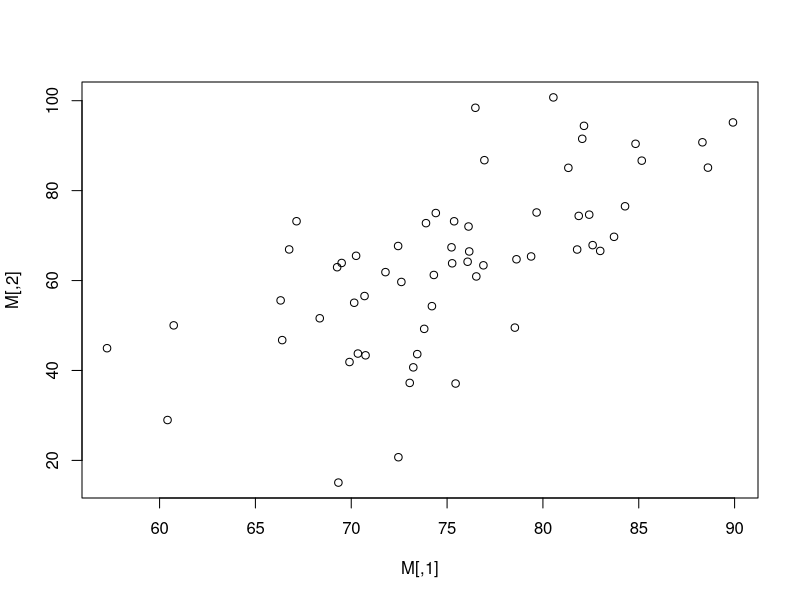

Recreate this plot in R.
# Aufgabe 1

library(mvtnorm)

mu <- c(75, 62)
(sigma <- matrix(c(10^2, 0.76*10*20, 0.76*10*20, 20^2), nrow = 2))

(n <- rpois(1, 60))
(n <- n - sum(sample(0:1, size = n, prob = c(0.95, 0.05), replace = T)))
M <- matrix(NA, nrow = n, ncol = 2)
for ( i in 1:n){
    M[i,] <- rmvnorm(1, mean = mu, sigma = sigma)
}

plot(M)

#--------------------------------

n <- 10000
v <- rep(NA, n)

mu <- c(75, 62)
(sigma <- matrix(c(10^2, 0.76*10*20, 0.76*10*20, 20^2), nrow = 2))

for (i in 1:n){
  v[i] <- rowSums(rmvnorm(1, mean = mu, sigma = sigma))
}

quantile(v, 0.75)

#--------------------------------

n <- 10000
M <- matrix(NA, nrow = n, ncol = 2)


mu <- c(75, 62)
(sigma <- matrix(c(10^2, 0.76*10*20, 0.76*10*20, 20^2), nrow = 2))

for (i in 1:n){
  M[i,] <- rmvnorm(1, mean = mu, sigma = sigma)
}

count_threshold <- function(m) {
  count <- 0
  for (i in 1:nrow(m)) {
    if (m[i, 1] >= 85 & m[i, 2] >= 70) {
      count <- count + 1
    }
  }
  return(count)
}

count_threshold(M) / n

#--------------------------------

n <- 10000
M <- matrix(NA, nrow = n, ncol = 2)


mu <- c(75, 62)
(sigma <- matrix(c(10^2, 0.76*10*20, 0.76*10*20, 20^2), nrow = 2))

for (i in 1:n){
  M[i,] <- rmvnorm(1, mean = mu, sigma = sigma)
}

count_threshold <- function(m) {
  count1 <- 0
  count2 <- 0
  for (i in 1:nrow(m)) {
    if (m[i, 1] < 70) {
      count1 <- count1 + 1
    }
    if (m[i, 1] < 70 & m[i, 2] >= 70) {
      count2 <- count2 + 1
    }
  }
  if (count2 == 0) {
    return(NA)  # Return NA if division by zero would occur
  } else {
    return(count2 / count1)
  }
}

count_threshold(M)



